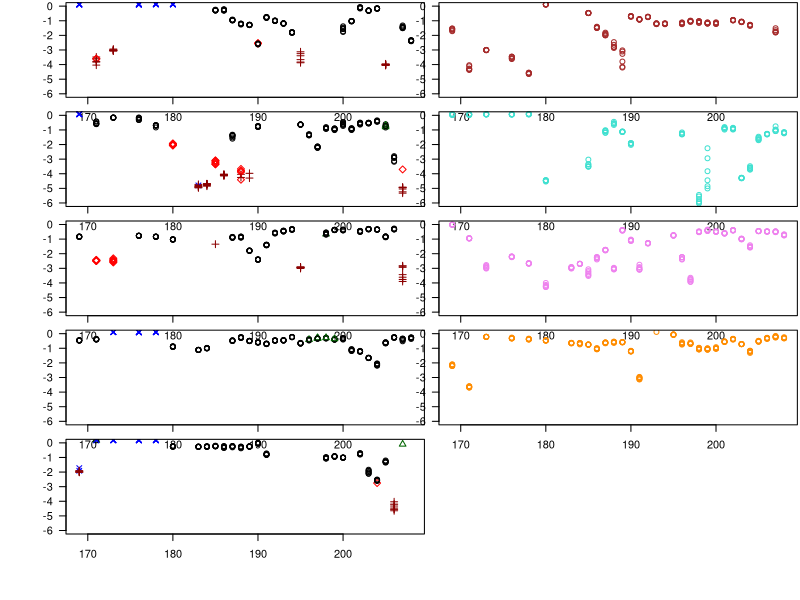
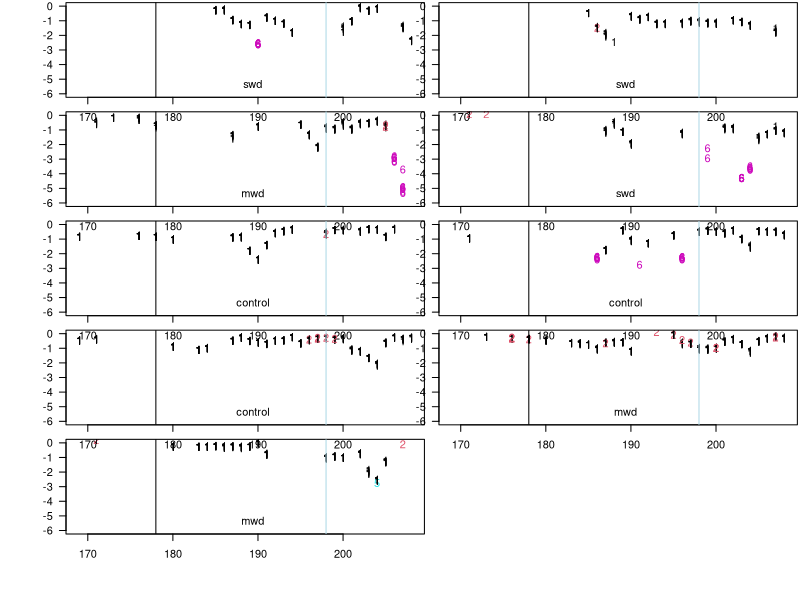

Reproduce these figures in R, in order.
#+++++++++++++++++++++++++++++++++++++++++++++++++++++
#          STEP 1: LOAD AND CLEAN WP DATA
#+++++++++++++++++++++++++++++++++++++++++++++++++++++


### UPDATE VERSION IF REPROCESSING QC #######

# run through, pull out each psy measurement, and average values from the peaks
QC <- F # T/F -run quality control script?
# qc.ver <- "20200327" #last version, didn't actually work so still using original manual QC
qc.ver <- "20200429" #quality control version

# clear Environment?
# rm(list=ls())





# set working directory
#setwd("~/Documents/RESEARCH/California Buckeye/")
require(tidyr)
require(dplyr)
require(stringr)
library(dplyr)
library(reshape2)
library(RColorBrewer)
library(stringr)
library(ggplot2)



se <- function(x,na.rm=T) sqrt(var(x))/sum(!is.na(x))


#____________________________________________________________________________________________________________
####### START: Loak raw psychrometer data, qc flag data, and calibrate to get raw wp data #######################


## full, uncleaned dataset ####
wpdata.raw<-read.csv("GREENHOUSEWPmanual.csv", header = FALSE)

# tack on an iteration number to pull out rows of 12 (psy1-5 and then 6-9)
iteration.number <- rep(c(1:(nrow(wpdata.raw)/12)), each=12)
wpdata.raw.n <- cbind(iteration.number,wpdata.raw)

# pull out the iteration number of all measurements that happen predawn
predawns <- wpdata.raw.n[which(wpdata.raw.n[,5]>=400 & wpdata.raw.n[,5]<= 500),1]

# pull out the appropriate measurements
wpdata.pd <- wpdata.raw.n[which(wpdata.raw.n[,1] %in% predawns),]
wpdata <- wpdata.pd %>% select(V1:V13)



# old manually cleaned dataset
#wpdata<-read.csv("GREENHOUSEWPselect.csv", header = FALSE)
head(wpdata)

# iteration.number <- 1:length(wpdata[,1])
# iteration.number[1] <- 1
# for (i in c(2:length(iteration.number))){
#   iteration.number[i] <- ifelse(wpdata[i,1] == 106,iteration.number[i-1]+1,iteration.number[i-1])
# }
iteration.number <- rep(c(1:(nrow(wpdata)/6)), each=6)
wpdata.n <- cbind(iteration.number,wpdata)
numberofiterations <- max(iteration.number)/2

###### Create empty dataframes for QC flags
#make an additional matrix for storing QC flags for each psy for each measurement
qc1 <- data.frame(matrix(NA, ncol=5, nrow=numberofiterations))
names(qc1) <- c("PSY1.qc","PSY2.qc","PSY3.qc", "PSY4.qc", "PSY5.qc")

#make an additional matrix for storing QC flags for each psy for each measurement
qc2 <- data.frame(matrix(NA, ncol=4, nrow=numberofiterations))
names(qc2) <- c("PSY6.qc","PSY7.qc","PSY8.qc", "PSY9.qc")
#________________



complete.data <- matrix(NA, ncol=14, nrow=numberofiterations)
complete.data <- as.data.frame(complete.data)
complete.data[,1] <- as.numeric(complete.data[,1])
complete.data[,2] <- as.numeric(complete.data[,2])
complete.data[,3] <- as.numeric(complete.data[,3])
complete.data[,4] <- as.numeric(complete.data[,4])
complete.data[,5] <- as.numeric(complete.data[,5])
complete.data[,6] <- as.numeric(complete.data[,6])
complete.data[,7] <- as.numeric(complete.data[,7])
complete.data[,8] <- as.numeric(complete.data[,8])
complete.data[,9] <- as.numeric(complete.data[,9])


colnames(complete.data) <- c("Yr","DOY","Time","Temp","PSY1","PSY2","PSY3","PSY4","PSY5","PSY.one1","PSY.one2","PSY.one3","PSY.one4","PSY.one5")


complete.data.2 <- matrix(NA, ncol=12, nrow=numberofiterations)
complete.data.2 <- as.data.frame(complete.data.2)
complete.data.2[,1] <- as.numeric(complete.data.2[,1])
complete.data.2[,2] <- as.numeric(complete.data.2[,2])
complete.data.2[,3] <- as.numeric(complete.data.2[,3])
complete.data.2[,4] <- as.numeric(complete.data.2[,4])
complete.data.2[,5] <- as.numeric(complete.data.2[,5])
complete.data.2[,6] <- as.numeric(complete.data.2[,6])
complete.data.2[,7] <- as.numeric(complete.data.2[,7])
complete.data.2[,8] <- as.numeric(complete.data.2[,8])
colnames(complete.data.2) <- c("Yr","DOY","Time","Temp","PSY6","PSY7","PSY8","PSY9","PSY.one6","PSY.one7","PSY.one8","PSY.one9")




# Rob being a crazy guy, getting the odd numbers...
# ninitial <- seq(from=1,to=max(iteration.number),by=1)
# nadd <- seq(from=0,to=max(iteration.number)-1,by=1)
# ncombine <- matrix(NA,ncol=3,nrow=max(iteration.number))
# ncombine <- as.data.frame(ncombine)
# ncombine[,1] <- ninitial
# ncombine[,2] <- nadd
# ncombine[,3] <- ncombine[,1] + ncombine[,2]
# these <- which(ncombine[,3] < max(iteration.number))



these <- seq(from=1, to=max(iteration.number)-1, by=2)
those <- seq(from=2,to=max(iteration.number),by=2)
psy <- 1:5
psy.one <- 1:5
# qc.flag <- rep("fail", times=5)


# loop through each odd measurement (psys 1-5, discard those not between 4-5am, and then summarize/qc into df)
l <- 0

#### for restarting if you stop (set l and the last number in these[-c(1:#)] to the last row -1 that you have filled in qc or complete.data.n):
# l <- 71
# these <- seq(from=1, to=max(iteration.number)-1, by=2)
# these <- these[-c(1:71)]
#

for (i in these){
  
  yr <- wpdata.n[which(wpdata.n[,1] == i & wpdata.n[,2] == 106),3] #pulling out yr from header row indicated by 106
  doy <- wpdata.n[which(wpdata.n[,1] == i & wpdata.n[,2] == 106),4] # pulling out doy from header rows
  time <- wpdata.n[which(wpdata.n[,1] == i & wpdata.n[,2] == 106),5] # pulling out time stamp from header rows (in hhmm format)
  temp <- wpdata.n[which(wpdata.n[,1] == i & wpdata.n[,2] == 106),6] # pulling out ambient Temp from header row
  #if(time<500 & time >400){
    l <- l + 1
    qc.flag <- rep("fail", times=5)
    j <- 0
    for (k in c(109,111,113,115,117)){
      j <- j + 1
      all <- wpdata.n[which(wpdata.n[,1] == i & wpdata.n[,2] == k),c(6:8)]
      all <- as.numeric(all)
      psy[j] <- mean(all,na.rm=T)
      all <- wpdata.n[which(wpdata.n[,1] == i & wpdata.n[,2] == k),c(6)]
      all <- as.numeric(all)
      psy.one[j] <- mean(all,na.rm=T)
      if(QC==T){
        if(is.na(wpdata.n[which(wpdata.n[,1] == i & wpdata.n[,2] == k),c(5)])){
          qc.flag[j] <- NA 
        }
        else{
          par(mar=c(3.5,3.5,1,.5), mfrow=c(1,2))
          plot(c(unlist(wpdata.n[which(wpdata.n[,1] == i & wpdata.n[,2] == k),c(5:14)])), typ="b", lwd=3, ylab="",xlab="")
          points(c(unlist(wpdata.n[which(wpdata.n[,1] == i & wpdata.n[,2] == k),c(6:8)]))~c(2,3,4),pch=16, col="red")
          print(paste("i=",i,"k=",k, "qc.row=",l,"qc.col=",j, "DOY=",doy, "time=", time))
          plot(c(unlist(wpdata.n[which(wpdata.n[,1] == i & wpdata.n[,2] == k),c(5:14)])), typ="b", lwd=3, ylim=c(0,13), ylab="",xlab="")
          points(c(unlist(wpdata.n[which(wpdata.n[,1] == i & wpdata.n[,2] == k),c(6:8)]))~c(2,3,4),pch=16, col="red")
          print(paste("i=",i,"k=",k, "qc.row=",l,"qc.col=",j))
          #qc.flag[j] <- askYesNo("Quality of trace?(1=good,2=kinda bad, 3=DELETE)", default=F, prompts=getOption("askYesNo", gettext(c("1","2","3"))))
          qc.flag[j] <- as.numeric(readline(prompt="Quality of trace?(1=good,2=maybe, 3=worse, 4=DELETE, 5=double check): "))
        }
        
      }
    }
    complete.data[l,1] <- yr
    complete.data[l,2] <- doy
    complete.data[l,3] <- time
    complete.data[l,4] <- temp
    complete.data[l,c(5:9)] <- psy #store average of 3 value plateau
    complete.data[l,c(10:14)] <- psy.one # store value of first point of plateau (third measurement)
    if(QC==T){
      qc1[l, c(1:5)] <- qc.flag 
    }
    
#  }
}
# _____________
## Uncomment to write new QC file ########
if(QC==T) write.csv(qc1, paste0("Psychrometer_QC1_", qc.ver,".csv")) #when doing quality control again, uncomment this, then update date of QC1_ file (seen in line 176)
#_______________

# v1 - 20180309: for GREENHOUSEWPselect.csv manually cleaned. and Lee can't write dates
# v2 - 20200315: for cleaned GREENHOUSEWPmanual.csv


## load in newest version of qc1

#qc1 <- read.csv("Psychrometer_QC1_20200319.csv")
if(QC ==F) qc1 <- read.csv("Psychrometer_QC1_20200428.csv")[,-1]



### repeat for psychrometers 6-9
l <- 0
psy <- 1:4
psy.one <- 1:4

# restarting if interrupted in middle
# start right before you failed:
#l <- 
for (i in c(those)){

  yr <- wpdata.n[which(wpdata.n[,1] == i & wpdata.n[,2] == 106),3]
  doy <- wpdata.n[which(wpdata.n[,1] == i & wpdata.n[,2] == 106),4]
  time <- wpdata.n[which(wpdata.n[,1] == i & wpdata.n[,2] == 106),5]
  temp <- wpdata.n[which(wpdata.n[,1] == i & wpdata.n[,2] == 106),6]
  #if(time<500 & time >400){
  l <- l + 1
  j <- 0
  qc.flag <- rep("fail", times=4)
  for (k in c(109,111,113,115)){
    j <- j + 1
    all <- wpdata.n[which(wpdata.n[,1] == i & wpdata.n[,2] == k),c(6:8)]
    all <- as.numeric(all)
    psy[j] <- mean(all,na.rm=T)
    all <- wpdata.n[which(wpdata.n[,1] == i & wpdata.n[,2] == k),c(6)]
    all <- as.numeric(all)
    psy.one[j] <- mean(all,na.rm=T)
    if(QC==T){
      if(is.na(wpdata.n[which(wpdata.n[,1] == i & wpdata.n[,2] == k),c(5)])){
        qc.flag[j] <- NA 
      }
      else{
        par(mar=c(3.5,3.5,1,.5), mfrow=c(1,2))
        plot(c(unlist(wpdata.n[which(wpdata.n[,1] == i & wpdata.n[,2] == k),c(5:14)])), typ="b", lwd=3, ylab="",xlab="")
        points(c(unlist(wpdata.n[which(wpdata.n[,1] == i & wpdata.n[,2] == k),c(6:8)]))~c(2,3,4),pch=16, col="red")
        print(paste("i=",i,"k=",k, "qc.row=",l,"qc.col=",j, "DOY=",doy, "time=", time))
        plot(c(unlist(wpdata.n[which(wpdata.n[,1] == i & wpdata.n[,2] == k),c(5:14)])), typ="b", lwd=3, ylim=c(0,13), ylab="",xlab="")
        points(c(unlist(wpdata.n[which(wpdata.n[,1] == i & wpdata.n[,2] == k),c(6:8)]))~c(2,3,4),pch=16, col="red")
        print(paste("i=",i,"k=",k, "qc.row=",l,"qc.col=",j))
        #qc.flag[j] <- askYesNo("Quality of trace?(1=good,2=kinda bad, 3=DELETE)", default=F, prompts=getOption("askYesNo", gettext(c("1","2","3"))))
        qc.flag[j] <- as.numeric(readline(prompt="Quality of trace?(1=good,2=maybe, 3=worse, 4=DELETE, 5=double check): "))
        
      }
      
    }
    
  }
  complete.data.2[l,1] <- yr
  complete.data.2[l,2] <- doy
  complete.data.2[l,3] <- time
  complete.data.2[l,4] <- temp
  complete.data.2[l,c(5:8)] <- psy
  complete.data.2[l,c(9:12)] <- psy.one
  if(QC==T){
    qc2[l, c(1:4)] <- qc.flag 
  }
}

# _____________
## Uncomment to write new QC file ########

if(QC==T) write.csv(qc2, paste0("Psychrometer_QC2_", qc.ver,".csv")) #follow instructions from above 

#_______________

# v1 - 20180309: for GREENHOUSEWPselect.csv manually cleaned. and Lee can't write dates
# v2 - 20200315: for cleaned GREENHOUSEWPmanual.csv

## read in newest version of qc2

#qc2 <- read.csv("Psychrometer_QC2_20200319.csv")
#qc2 <- read.csv("Psychrometer_QC2_20200315.csv")
if(QC==F) qc2 <- read.csv("Psychrometer_QC2_20200428.csv")[,-1]



complete.data[,c(5:9)] <- complete.data[,c(5:9)]/(0.325+0.027*complete.data[,4]) 
complete.data[,c(10:14)] <- complete.data[,c(10:14)]/(0.325+0.027*complete.data[,4]) 

complete.data.2[,c(5:8)] <- complete.data.2[,c(5:8)]/(0.325+0.027*complete.data.2[,4]) 
complete.data.2[,c(9:12)] <- complete.data.2[,c(9:12)]/(0.325+0.027*complete.data.2[,4]) 

calib <- read.table("PsyCalibrationSLOPEINT.txt",header=T)
# calibrate mean values for Psychrometers 1:9
complete.data[,5] <- (complete.data[,5]-calib[1,3])/calib[1,2]
complete.data[,6] <- (complete.data[,6]-calib[2,3])/calib[2,2]
complete.data[,7] <- (complete.data[,7]-calib[3,3])/calib[3,2]
complete.data[,8] <- (complete.data[,8]-calib[4,3])/calib[4,2]
complete.data[,9] <- (complete.data[,9]-calib[5,3])/calib[5,2]
complete.data.2[,5] <- (complete.data.2[,5]-calib[6,3])/calib[6,2]
complete.data.2[,6] <- (complete.data.2[,6]-calib[7,3])/calib[7,2]
complete.data.2[,7] <- (complete.data.2[,7]-calib[8,3])/calib[8,2]
complete.data.2[,8] <- (complete.data.2[,8]-calib[9,3])/calib[9,2]
# Values based on a single value
complete.data[,10] <- (complete.data[,10]-calib[1,3])/calib[1,2]
complete.data[,11] <- (complete.data[,11]-calib[2,3])/calib[2,2]
complete.data[,12] <- (complete.data[,12]-calib[3,3])/calib[3,2]
complete.data[,13] <- (complete.data[,13]-calib[4,3])/calib[4,2]
complete.data[,14] <- (complete.data[,14]-calib[5,3])/calib[5,2]
complete.data.2[,9] <- (complete.data.2[,9]-calib[6,3])/calib[6,2]
complete.data.2[,10] <- (complete.data.2[,10]-calib[7,3])/calib[7,2]
complete.data.2[,11] <- (complete.data.2[,11]-calib[8,3])/calib[8,2]
complete.data.2[,12] <- (complete.data.2[,12]-calib[9,3])/calib[9,2]




####### Quick visualizing raw output ###########################3
#raw predawn traces (for all psychrometers)
par(mfcol=c(5,2), oma=c(4,4,0.1,0.1),mar=c(1,1,0.1,0.1))
cols <- c("black","darkgreen","darkred","blue","red","brown","turquoise","violet","darkorange","cornflowerblue")
for (i in c(5:9)){
  plot(complete.data[,i]~complete.data[,2],ylim=c(-6,0),las=1, col=cols[as.numeric(qc1[,i-4])], pch=qc1[,i-4])
}
for (i in c(5:8)){
  plot(complete.data.2[complete.data.2[,3] < 500 & complete.data.2[,3] > 400,i]~complete.data.2[complete.data.2[,3] < 500 & complete.data.2[,3] > 400,2],ylim=c(-6,0),las=1, col=cols[i+1])
}

# #raw predawn traces (for all psychrometers) based on a single value (max of 3 points)
# par(mfcol=c(5,2), oma=c(4,4,0.1,0.1),mar=c(1,1,0.1,0.1))
# cols <- c("black","red","blue","darkgreen","brown","turquoise","violet","darkorange","cornflowerblue")
# for (i in c(10:14)){
#   plot(complete.data[complete.data[,3] < 500 & complete.data[,3] > 400,i]~complete.data[complete.data[,3] < 500 & complete.data[,3] > 400,2],ylim=c(-6,0),las=1, col=cols[i-9])
# }
# for (i in c(9:12)){
#   plot(complete.data.2[complete.data.2[,3] < 500 & complete.data.2[,3] > 400,i]~complete.data.2[complete.data.2[,3] < 500 & complete.data.2[,3] > 400,2],ylim=c(-6,0),las=1, col=cols[i-3])
# }
# head(complete.data)



####### END: load raw psychrometer data and quality flags #############



#________________________________________________________________________
#### START: Lee's new way of processing wp data to long form ########

# step 1: take wide data and make it long
# step 2: merge in quality control flags
# step 3: aggregate things by date, filtering for bad values


# take complete.data and make it long form (take 5 psy columns and make them 1 column)
wpslong1 <- gather(select(.data = complete.data, Yr,DOY,Time,Temp,PSY1:PSY5) , key = "Psy_num", value="lwppd", PSY1:PSY5)

# take qc1 and also make it long
names(qc1)<- str_replace(names(qc1), pattern = ".qc","") # pull out the ".qc" part of the quality control data flag column names so they will match up with wpslong psychrometer names
qualcont1 <- data.frame(complete.data[,1:4], qc1) # tacking on date, time, temp info from complete.data and killig extra column named "X" that came in when we read.csv (was rownmanes)
qclong1 <- gather(qualcont1,key = "Psy_num", value="QC_flag", PSY1:PSY5 ) # take wide form and make long

#merge wps and qc flags for first 5 psychrometers
wps1 <- full_join(wpslong1, qclong1)



# repeat the above steps for psychrometers 6-9
# take complete.data and make it long form (take 5 psy columns and make them 1 column)
wpslong2 <- gather(select(.data = complete.data.2, Yr,DOY,Time,Temp,PSY6:PSY9) , key = "Psy_num", value="lwppd", PSY6:PSY9)

# take qc2 and also make it long
names(qc2)<- str_replace(names(qc2), pattern = ".qc","")
qualcont2 <- data.frame(complete.data.2[,1:4], qc2)
qclong2 <- gather(qualcont2,key = "Psy_num", value="QC_flag", PSY6:PSY9 )

#merge wps and qc flags
wps2 <- full_join(wpslong2, qclong2)


# row bind psychrometers 1-5 and 6-9 together into one dataframe
wps.all <- rbind(wps1, wps2)
wps.all$ind<- as.numeric(str_replace(wps.all$Psy_num,"PSY", ""))


### add in a 'tag' column to match rest of dataset:
tag <- c(590,592,589,498,10999,588,591,10954,600)
ind <- c(1:9)
treatment <- c("swd", "mwd", "control", "control","mwd","swd","swd","control","mwd")
tag.mapper <- data.frame(tag, ind, treatment)

# add final column to wp data with individuals tag name and treatment
wps.all$tag <- tag.mapper$tag[match(wps.all$ind, tag.mapper$ind)]
wps.all$treatment <- tag.mapper$treatment[match(wps.all$ind, tag.mapper$ind)]



#+++++++++++++++++++++++++++++++++++++++++++++++++++++++++++++++
### CLEANING QC FLAGS and wps ##########

# make a new column for post-hoc flag changes
  # NOTE: gonna make a new category "6" for things labeled 1,2 or 5 but questionable post-hoc
wps.all$QC_flag_updated <- wps.all$QC_flag

# looks like all of the 5's before DOY 189 are probably funky values
wps.all$QC_flag_updated[which(wps.all$QC_flag==5 & wps.all$DOY<189)] <- "4"
# one very neagitve mesurement labeled 2 while all the rest flagged, gonna toss
wps.all$QC_flag_updated[which(wps.all$QC_flag==2 & wps.all$DOY>180 & wps.all$ind==7)] <- "4"
# seems like many of PSY8's values are suspect. Certainly the one "1" in the field of 5s seems suspect at around doy 192
wps.all$QC_flag_updated[which(wps.all$ind==8 & wps.all$lwppd<= -2.7)] <- "4" 
# strange day circa 199 in PSY7 where 4 measurements differ by 2+ MPa. not sure what to make of that... 
  #(2 flagged as 5, 3 as 3 and 2 as 1) --> maybe whol measurement is bad? Could be reasonable given that 588 was rewatered on 202...
  # currently just threw out 5s, but need to double check
wps.all$QC_flag_updated[which(wps.all$ind==7 & wps.all$DOY==199 & wps.all$lwppd< -3)] <- "4"
# one value mislabeld "31", must have meant 3
wps.all$QC_flag_updated[which(wps.all$QC_flag=="31")] <- "3"

# values that seem questionable but leaving in to test how they affect other relationships later on:
wps.all$QC_flag_updated[which(wps.all$ind==7 & wps.all$DOY==199 & wps.all$QC_flag=="1")] <- "6"
wps.all$QC_flag_updated[which(wps.all$ind==1 & wps.all$DOY==190)] <- "6"
wps.all$QC_flag_updated[which(wps.all$ind==2 & wps.all$DOY> 205)] <- "6" # the final two measurement dates of PSY2 look FUNKY, and evidently the last was all 3's except on 5
wps.all$QC_flag_updated[which(wps.all$ind==7 & wps.all$DOY>202 & wps.all$QC_flag=="5")] <- "6"
wps.all$QC_flag_updated[which(wps.all$ind==8 & wps.all$lwppd< -2.2 & wps.all$QC_flag=="1")] <- "6"

wps.tmp <- wps.all[which(wps.all$QC_flag_updated %in% c("1","2","5","6")),]

par(mfcol=c(5,2), oma=c(4,4,0.1,0.1),mar=c(1,1,0.1,0.1))

for(i in unique(wps.tmp$Psy_num)){
  plot(lwppd~DOY,wps.tmp[which(wps.tmp$Psy_num==i),],ylim=c(-6,0),las=1, col=as.numeric(QC_flag_updated), pch=QC_flag_updated, xlim=c(169,208))
  abline(v=178)
  abline(v=198, col="lightblue")
  legend("bottom",bty="n", legend=unique(wps.tmp$treatment[which(wps.tmp$Psy_num==i)]))
}

#write.csv(wps.all, paste0("Psychrometer_all_longform_unaveraged_", qc.ver, ".csv"))

# Moste recent: v "20200429"


#++++++++++++++++++++++++++++++++++++++++++++++++++++++++++
#### make final dataset, clean via QC flags ##########

# now summarize all repeat measurments to get a mean per day. also filter out bad psychrmenter readings

# ****old qc filtering with 20180309 qc1 & qc2 versions NA = bad, True = good, False=maybe
wps.clean <- wps.all %>% filter(QC_flag_updated %in% c("1","2","5","6")) %>% group_by(Yr, DOY, Psy_num, ind, treatment, tag) %>% summarise(lwp.m = mean(lwppd, na.rm=T), lwp.sd = sd(lwppd, na.rm=T), lwp.n = n()
                                                                                                                      , Temp.m = mean(Temp), Temp.sd = sd(Temp),flags = length(which(QC_flag_updated=="6")) )

# ****new qc filtering with XXXXX qc1 & qc2 versions where 1 = good, 2 = mabye (prob keep), 3=worse (prob remove), 4 = REMOVE, & 5 = double check (prob remove?)
#wps.clean <- wps.all %>% filter(QC_flag<3 ) %>% group_by(Yr, DOY, Psy_num) %>% summarise(lwp.m = mean(lwppd, na.rm=T), lwp.sd = sd(lwppd, na.rm=T), lwp.n = n(), Temp.m = mean(Temp), Temp.sd = sd(Temp))
  # currently only selecting 1s and 2s
  # QC_flag <4                (add in 3s)
  # QC_flag %in% c(1,2,5)     (keeps 1s,2s, and 5s)


###### . Adding tag and treatment info ############
# extract individuals for matching up with tags
#wps.clean$ind <- as.numeric(str_replace(wps.clean$Psy_num,"PSY", ""))


# 
# ### add in a 'tag' column to match rest of dataset:
# tag <- c(590,592,589,498,10999,588,591,10954,600)
# ind <- c(1:9)
# treatment <- c("swd", "mwd", "control", "control","mwd","swd","swd","control","mwd")
# tag.mapper <- data.frame(tag, ind, treatment)
# 
# # add final column to wp data with individuals tag name and treatment
# wps.clean$tag <- tag.mapper$tag[match(wps.clean$ind, tag.mapper$ind)]
# wps.clean$treatment <- tag.mapper$treatment[match(wps.clean$ind, tag.mapper$ind)]
# 

# convert DOY to dates so we can match
wps.clean$doy.yr <- paste(wps.clean$DOY, "18", sep="-")
  # make a new column that R recognizes as a date
wps.clean$DOY.yr <- as.Date(wps.clean$doy.yr, "%j-%y")

### writing out the current output so that don't have to run this code every time to work with gasexdata.R
if(QC==T) write.csv(wps.clean, paste0("WP_data_processed", qc.ver, ".csv"))

# current version: c "20200429"

###### END: average wps and turn long form ###################
#____________________________________________________________________________




####### ^^ RUN EVERYTHING ABOVE ^^ ######################











# #______________________________________________________________________________________
# 
# ################## Rob's way of cleaning and processing data ##########################
# 
# # DONT RUN !!!!
# # Commented everything out (LDLA) on 4/6/2020
# 
# ######## taking wide form data and making it long form (and combining psys 1-5 &6-9) ##########
# 
# # make empty dataframe to put averaged values into
# lwppd.all <- matrix(NA,ncol=4,nrow=9*length(unique(complete.data[complete.data[,3] < 500 & complete.data[,3] > 400,2])))
# lwppd.all <- as.data.frame(lwppd.all)
# colnames(lwppd.all) <- c("doy","ind","lwppd_MPa","treatment")
# 
# 
# 
# #  # of days with predawns
# ks <- length(unique(complete.data[complete.data[,3] < 500 & complete.data[,3] > 400,2]))
# 
# k <- 1
# clean <- c(1,3,5,7,9)
# check <- c(6)
# alsocheck <- c(8)
# # loop through psychrometer columns, and pull out the max wp
# for (i in c(5:9)){
#   # take the max lwp from each day of measurments for a single psychrometer
#   max.wps <- tapply(complete.data[complete.data$Time < 500 & complete.data$Time > 400,i],complete.data[complete.data$Time < 500 & complete.data$Time > 400,2],max,na.rm=T) # any time we have no good readings for a day, returns -Inf
#   max.wps <- as.vector(max.wps)
#   # pull out day of year for each measurement
#   sampling.doys <- tapply(complete.data[complete.data$Time < 500 & complete.data$Time > 400,2],complete.data[complete.data$Time < 500 & complete.data$Time > 400,2],max,na.rm=T)
#   
#   # excluding wps more negative than -1.75 in pre-treatment period
#   include <- ifelse((i-4) %in% clean & sampling.doys < 188,which(max.wps > -1.75),c(1:length(max.wps)))
#     # if psychrometer is 1,
#   max.wps <- max.wps[include]
#   lwppd.all[c(k:c(k+(ks-1))),3] <- max.wps
#   lwppd.all[c(k:(k+ (ks-1))),1] <- sampling.doys
#   lwppd.all[c(k:(k + (ks-1))),2] <- rep(i-4,length(max.wps))
#   k <- k + ks
# }
# lwppd.all[which(lwppd.all[,3] > 0),3] <- NA # get rid of bad wp that are positive
# lwppd.all$lwppd_MPa[which(lwppd.all$lwppd_MPa< -10)] <- NA # put NAs in places that returned -Infs
# 
# for (i in c(5:8)){
#   max.wps <- tapply(complete.data.2[complete.data.2[,3] < 500 & complete.data.2[,3] > 400,i],complete.data.2[complete.data.2[,3] < 500 & complete.data.2[,3] > 400,2],mean,na.rm=T)
#   max.wps <- as.vector(max.wps)
#   sampling.doys <- tapply(complete.data.2[complete.data.2[,3] < 500 & complete.data.2[,3] > 400,2],complete.data.2[complete.data.2[,3] < 500 & complete.data.2[,3] > 400,2],mean,na.rm=T)
#   include <- ifelse((i+1) %in% clean & sampling.doys < 188,which(max.wps > -1.75),c(1:length(max.wps)))
#   include <- ifelse((i+1) %in% check & sampling.doys < 188,which(max.wps > -1.75),include)
#   include <- ifelse((i+1) %in% alsocheck & sampling.doys < 189,which(max.wps > -1.75),include) 
#   max.wps <- max.wps[include]
#   lwppd.all[c(k:(k+(ks-1))),3] <- max.wps
#   lwppd.all[c(k:(k+(ks-1))),1] <- sampling.doys
#   lwppd.all[c(k:(k+(ks-1))),2] <- rep(i+1,length(max.wps))
#   k <- k + ks
# }
# lwppd.all[which(lwppd.all[,3] > 0),3] <- NA
# 
# 
# # group by treatment
# treats <- c("control","mwd","swd")
# control <- c(3,4,8)
# mwd <- c(2,5,9)
# swd <- c(1,6,7)
# for (i in c(1:length(lwppd.all$ind))){
#   lwppd.all[i,4] <- ifelse(lwppd.all[i,2] %in% control,"control",
#                            ifelse(lwppd.all[i,2] %in% mwd, "mwd","swd"))
# }
# lwppd.all[which(lwppd.all[,3] == -Inf),3] <- NA
# 
# 
# 
# 
# ### add in a 'tag' column to match rest of dataset:
# tag <- c(590,592,589,498,10999,588,591,10954,600)
# ind <- c(1:9)
# treatment <- c("swd", "mwd", "control", "control","mwd","swd","swd","control","mwd")
# tag.mapper <- data.frame(tag, ind, treatment)
# 
# ### turning DOY into a date that plays well with other datasets
# 
# lwppd.all$tag <- tag.mapper$tag[match(lwppd.all$ind, tag.mapper$ind)]
# lwppd.all$doy.yr <- paste(lwppd.all$doy, "18", sep="-")
# lwppd.all$doy.yr <- as.Date(lwppd.all$doy.yr, "%j-%y")
# 
# 
# #+++++++++++++++++++++++++++++++++++++++++++++++++++++++++++++++++++++++++++++++++++++++++++++
# ######## Avveraging to treatment #############
# mean.data <- tapply(lwppd.all[,3],list(lwppd.all[,1],lwppd.all[,4]),mean,na.rm=T)
# mean.data.se <- tapply(lwppd.all[,3],list(lwppd.all[,1],lwppd.all[,4]),se)
# 
# 
# # plotting...some shit?
# 
# par(mfrow=c(3,3))
# for (i in c(1:9)){
#   plot(lwppd.all[lwppd.all$ind == i,3]~lwppd.all[lwppd.all$ind == i,1], ylim=c(-5,0),yaxt="n",xaxt="n",type="l")
#   axis(side=1,tick=T,labels=F)
#   axis(side=2,tick=T,labels=F)
# }
# 
# # plotting different shit
# pchs <- c(16,15,1)
# cols <- c("deepskyblue4","darkgoldenrod3","red")
# par(new=F,mfrow=c(1,1),oma=c(4,3,0.1,0.1),mar=c(3,1,0.1,0.1))
# doys <- as.numeric(rownames(mean.data))
# for (i in c(1:3)){
#   plot(mean.data[,i]~doys,ylim=c(-5,0),las=1, pch=pchs[i],col=cols[i],xlab="",ylab="",xlim=c(167,208),xaxt="n")
#   lines(mean.data[,i]~doys,ylim=c(-5,0),las=1,col=cols[i],xlab="",ylab="",xaxt="n")
#   arrows(doys,mean.data[,i]+mean.data.se[,i],doys,mean.data[,i]-mean.data.se[,i],code=3,length=0.01, col=cols[i],angle=90)
#   par(new=T)
# }
# addTrans <- function(color,trans)
# {
#   # This function adds transparancy to a color.
#   # Define transparancy with an integer between 0 and 255
#   # 0 being fully transparant and 255 being fully visable
#   # Works with either color and trans a vector of equal length,
#   # or one of the two of length 1.
#   
#   if (length(color)!=length(trans)&!any(c(length(color),length(trans))==1)) stop("Vector lengths not correct")
#   if (length(color)==1 & length(trans)>1) color <- rep(color,length(trans))
#   if (length(trans)==1 & length(color)>1) trans <- rep(trans,length(color))
#   
#   num2hex <- function(x)
#   {
#     hex <- unlist(strsplit("0123456789ABCDEF",split=""))
#     return(paste(hex[(x-x%%16)/16+1],hex[x%%16+1],sep=""))
#   }
#   rgb <- rbind(col2rgb(color),trans)
#   res <- paste("#",apply(apply(rgb,2,num2hex),2,paste,collapse=""),sep="")
#   return(res)
# }
# rect(198,-6,202,1,col=addTrans("cornflowerblue",80),border = NA)
# doydate <- read.csv("doydate.csv",header=T)
# lab.dates <- seq(from=168,to=208,by=3)
# these <- match(lab.dates,doydate[,1])
# axis(side=1,labels=doydate[these,2], at=lab.dates,tick=T,las=2)
# abline(v=178.5,lty=2,lwd=3,col="black")
# legend(169,-3,pch=pchs,col=cols,c("Control","MWD","SWD"))
# mtext(side=2,outer=T,"Predawn LWP (MPa)",line=1.5,at=0.55)
# mtext(side=1,outer=T,"Date",line=2.5,at=0.5)
# 
